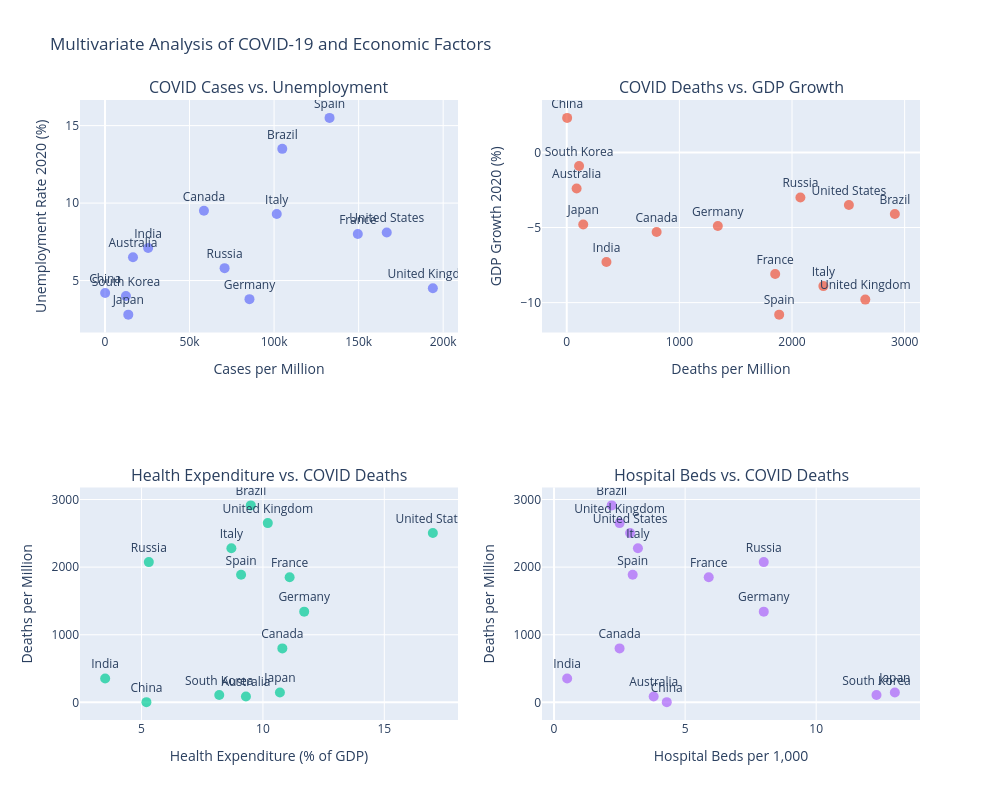

Notebook source saved alongside this figure:
### Code cell
# ## 4. Identify Correlations & Trends Through Visualization

# ### Correlation Analysis
# Calculate and visualize relationships between COVID metrics and economic indicators

# Calculate correlation matrix for key study variables
correlation_vars = ['Cases_Per_Million', 'Deaths_Per_Million', 'GDP_Growth_2019',
                    'GDP_Growth_2020', 'GDP_Growth_2021', 'Unemployment_2019',
                    'Unemployment_2020', 'Unemployment_2021', 'Inflation_2019',
                    'Inflation_2020', 'Inflation_2021', 'Health_Expenditure_GDP_Percent',
                    'Hospital_Beds_Per_1000']

corr_matrix = merged_data[correlation_vars].corr()

# Create a heatmap visualization of correlations
plt.figure(figsize=(14, 12))
mask = np.triu(np.ones_like(corr_matrix, dtype=bool))  # Mask for upper triangle
sns.heatmap(corr_matrix, mask=mask, annot=True, cmap='coolwarm', fmt=".2f",
            linewidths=0.5, vmin=-1, vmax=1)
plt.title('Correlation Matrix of COVID-19 Metrics and Economic Indicators', fontsize=16)
plt.xticks(rotation=45, ha='right')
plt.tight_layout()
plt.show()

# ### Key Relationships Visualization
# Create detailed scatter plots to explore important variable relationships

# 1. COVID-19 Deaths vs. GDP Growth in 2020
plt.figure(figsize=(12, 8))
sns.scatterplot(x='Deaths_Per_Million', y='GDP_Growth_2020',
                size='Population_Million', hue='Hospital_Beds_Per_1000',
                sizes=(50, 500), alpha=0.7, palette='viridis',
                data=merged_data)

# Add country labels to points for better identification
for i, row in merged_data.iterrows():
    plt.text(row['Deaths_Per_Million'], row['GDP_Growth_2020'],
             row['Country'], fontsize=9)

plt.title('Relationship between COVID-19 Deaths and GDP Growth in 2020', fontsize=16)
plt.xlabel('COVID-19 Deaths per Million', fontsize=14)
plt.ylabel('GDP Growth Rate in 2020 (%)', fontsize=14)
plt.grid(True, alpha=0.3)
plt.tight_layout()
plt.show()

# 2. Health System Capacity vs. COVID-19 Deaths
plt.figure(figsize=(12, 8))
sns.scatterplot(x='Hospital_Beds_Per_1000', y='Deaths_Per_Million',
                size='Population_Million', hue='Health_Expenditure_GDP_Percent',
                sizes=(50, 500), alpha=0.7, palette='plasma',
                data=merged_data)

# Add country labels to points
for i, row in merged_data.iterrows():
    plt.text(row['Hospital_Beds_Per_1000'], row['Deaths_Per_Million'],
             row['Country'], fontsize=9)

plt.title('Relationship between Health System Capacity and COVID-19 Deaths', fontsize=16)
plt.xlabel('Hospital Beds per 1,000 Population', fontsize=14)
plt.ylabel('COVID-19 Deaths per Million', fontsize=14)
plt.grid(True, alpha=0.3)
plt.tight_layout()
plt.show()

# 3. Economic Recovery: GDP Growth 2020 vs. 2021
plt.figure(figsize=(12, 8))
sns.scatterplot(x='GDP_Growth_2020', y='GDP_Growth_2021',
                size='Cases_Per_Million', hue='Deaths_Per_Million',
                sizes=(50, 500), alpha=0.7, palette='coolwarm',
                data=merged_data)

# Add country labels to points
for i, row in merged_data.iterrows():
    plt.text(row['GDP_Growth_2020'], row['GDP_Growth_2021'],
             row['Country'], fontsize=9)

plt.title('Economic Recovery: GDP Growth 2020 vs 2021', fontsize=16)
plt.xlabel('GDP Growth Rate in 2020 (%)', fontsize=14)
plt.ylabel('GDP Growth Rate in 2021 (%)', fontsize=14)
plt.axhline(y=0, color='black', linestyle='-', alpha=0.3)  # Reference line at y=0
plt.axvline(x=0, color='black', linestyle='-', alpha=0.3)  # Reference line at x=0
plt.grid(True, alpha=0.3)
plt.tight_layout()
plt.show()

# ### Multiple Variable Analysis with Subplots
# Create a multi-panel figure to compare different relationships simultaneously

# Create interactive subplots to compare multiple relationships
fig = make_subplots(rows=2, cols=2,
                   subplot_titles=("COVID Cases vs. Unemployment",
                                  "COVID Deaths vs. GDP Growth",
                                  "Health Expenditure vs. COVID Deaths",
                                  "Hospital Beds vs. COVID Deaths"))

# 1. COVID Cases vs. Unemployment
fig.add_trace(
    go.Scatter(
        x=merged_data['Cases_Per_Million'],
        y=merged_data['Unemployment_2020'],
        mode='markers+text',
        text=merged_data['Country'],
        textposition='top center',
        marker=dict(size=10, opacity=0.7),
        name='COVID Cases vs. Unemployment'
    ),
    row=1, col=1
)

# 2. COVID Deaths vs. GDP Growth
fig.add_trace(
    go.Scatter(
        x=merged_data['Deaths_Per_Million'],
        y=merged_data['GDP_Growth_2020'],
        mode='markers+text',
        text=merged_data['Country'],
        textposition='top center',
        marker=dict(size=10, opacity=0.7),
        name='COVID Deaths vs. GDP Growth'
    ),
    row=1, col=2
)

# 3. Health Expenditure vs. COVID Deaths
fig.add_trace(
    go.Scatter(
        x=merged_data['Health_Expenditure_GDP_Percent'],
        y=merged_data['Deaths_Per_Million'],
        mode='markers+text',
        text=merged_data['Country'],
        textposition='top center',
        marker=dict(size=10, opacity=0.7),
        name='Health Expenditure vs. COVID Deaths'
    ),
    row=2, col=1
)

# 4. Hospital Beds vs. COVID Deaths
fig.add_trace(
    go.Scatter(
        x=merged_data['Hospital_Beds_Per_1000'],
        y=merged_data['Deaths_Per_Million'],
        mode='markers+text',
        text=merged_data['Country'],
        textposition='top center',
        marker=dict(size=10, opacity=0.7),
        name='Hospital Beds vs. COVID Deaths'
    ),
    row=2, col=2
)

# Update layout for better readability
fig.update_layout(height=800, width=1000,
                 title_text="Multivariate Analysis of COVID-19 and Economic Factors",
                 showlegend=False)

# Update axes labels
fig.update_xaxes(title_text="Cases per Million", row=1, col=1)
fig.update_yaxes(title_text="Unemployment Rate 2020 (%)", row=1, col=1)

fig.update_xaxes(title_text="Deaths per Million", row=1, col=2)
fig.update_yaxes(title_text="GDP Growth 2020 (%)", row=1, col=2)

fig.update_xaxes(title_text="Health Expenditure (% of GDP)", row=2, col=1)
fig.update_yaxes(title_text="Deaths per Million", row=2, col=1)

fig.update_xaxes(title_text="Hospital Beds per 1,000", row=2, col=2)
fig.update_yaxes(title_text="Deaths per Million", row=2, col=2)

fig.show()

### Figure 1 — Plotly figure (JSON) as saved in the notebook; plotly's stock layout.template omitted (floating-point values rounded to 4 significant figures)
{"data": [{"marker": {"opacity": 0.7, "size": 10}, "mode": "markers+text", "name": "COVID Cases vs. Unemployment", "text": ["Australia", "Brazil", "Canada", "China", "France", "Germany", "India", "Italy", "Japan", "Russia", "South Korea", "Spain", "United Kingdom", "United States"], "textposition": "top center", "type": "scatter", "x": [16560.0, 104900.0, 58520.0, 90.85, 149500.0, 85450.0, 25510.0, 101600.0, 13780.0, 70740.0, 12380.0, 132800.0, 193900.0, 166600.0], "xaxis": "x", "y": [6.5, 13.5, 9.5, 4.2, 8.0, 3.8, 7.1, 9.3, 2.8, 5.8, 4.0, 15.5, 4.5, 8.1], "yaxis": "y"}, {"marker": {"opacity": 0.7, "size": 10}, "mode": "markers+text", "name": "COVID Deaths vs. GDP Growth", "text": ["Australia", "Brazil", "Canada", "China", "France", "Germany", "India", "Italy", "Japan", "Russia", "South Korea", "Spain", "United Kingdom", "United States"], "textposition": "top center", "type": "scatter", "x": [87.67, 2913.0, 797.9, 3.625, 1851.0, 1341.0, 352.4, 2279.0, 146.2, 2075.0, 109.6, 1886.0, 2651.0, 2505.0], "xaxis": "x2", "y": [-2.4, -4.1, -5.3, 2.3, -8.1, -4.9, -7.3, -8.9, -4.8, -3.0, -0.9, -10.8, -9.8, -3.5], "yaxis": "y2"}, {"marker": {"opacity": 0.7, "size": 10}, "mode": "markers+text", "name": "Health Expenditure vs. COVID Deaths", "text": ["Australia", "Brazil", "Canada", "China", "France", "Germany", "India", "Italy", "Japan", "Russia", "South Korea", "Spain", "United Kingdom", "United States"], "textposition": "top center", "type": "scatter", "x": [9.3, 9.5, 10.8, 5.2, 11.1, 11.7, 3.5, 8.7, 10.7, 5.3, 8.2, 9.1, 10.2, 17.0], "xaxis": "x3", "y": [87.67, 2913.0, 797.9, 3.625, 1851.0, 1341.0, 352.4, 2279.0, 146.2, 2075.0, 109.6, 1886.0, 2651.0, 2505.0], "yaxis": "y3"}, {"marker": {"opacity": 0.7, "size": 10}, "mode": "markers+text", "name": "Hospital Beds vs. COVID Deaths", "text": ["Australia", "Brazil", "Canada", "China", "France", "Germany", "India", "Italy", "Japan", "Russia", "South Korea", "Spain", "United Kingdom", "United States"], "textposition": "top center", "type": "scatter", "x": [3.8, 2.2, 2.5, 4.3, 5.9, 8.0, 0.5, 3.2, 13.0, 8.0, 12.3, 3.0, 2.5, 2.9], "xaxis": "x4", "y": [87.67, 2913.0, 797.9, 3.625, 1851.0, 1341.0, 352.4, 2279.0, 146.2, 2075.0, 109.6, 1886.0, 2651.0, 2505.0], "yaxis": "y4"}], "layout": {"annotations": [{"font": {"size": 16}, "showarrow": false, "text": "COVID Cases vs. Unemployment", "x": 0.225, "xanchor": "center", "xref": "paper", "y": 1, "yanchor": "bottom", "yref": "paper"}, {"font": {"size": 16}, "showarrow": false, "text": "COVID Deaths vs. GDP Growth", "x": 0.775, "xanchor": "center", "xref": "paper", "y": 1, "yanchor": "bottom", "yref": "paper"}, {"font": {"size": 16}, "showarrow": false, "text": "Health Expenditure vs. COVID Deaths", "x": 0.225, "xanchor": "center", "xref": "paper", "y": 0.375, "yanchor": "bottom", "yref": "paper"}, {"font": {"size": 16}, "showarrow": false, "text": "Hospital Beds vs. COVID Deaths", "x": 0.775, "xanchor": "center", "xref": "paper", "y": 0.375, "yanchor": "bottom", "yref": "paper"}], "height": 800, "showlegend": false, "title": {"text": "Multivariate Analysis of COVID-19 and Economic Factors"}, "width": 1000, "xaxis": {"anchor": "y", "domain": [0, 0.45], "title": {"text": "Cases per Million"}}, "xaxis2": {"anchor": "y2", "domain": [0.55, 1], "title": {"text": "Deaths per Million"}}, "xaxis3": {"anchor": "y3", "domain": [0, 0.45], "title": {"text": "Health Expenditure (% of GDP)"}}, "xaxis4": {"anchor": "y4", "domain": [0.55, 1], "title": {"text": "Hospital Beds per 1,000"}}, "yaxis": {"anchor": "x", "domain": [0.625, 1], "title": {"text": "Unemployment Rate 2020 (%)"}}, "yaxis2": {"anchor": "x2", "domain": [0.625, 1], "title": {"text": "GDP Growth 2020 (%)"}}, "yaxis3": {"anchor": "x3", "domain": [0, 0.375], "title": {"text": "Deaths per Million"}}, "yaxis4": {"anchor": "x4", "domain": [0, 0.375], "title": {"text": "Deaths per Million"}}}}
